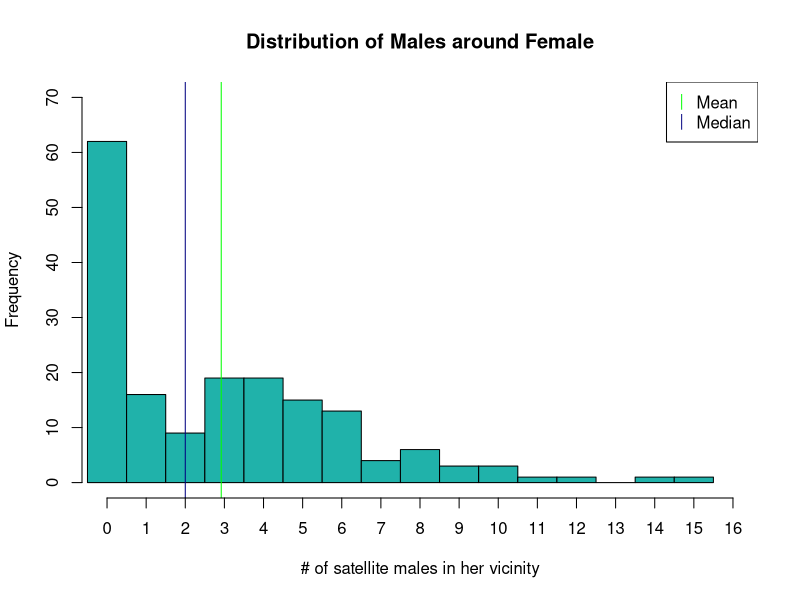
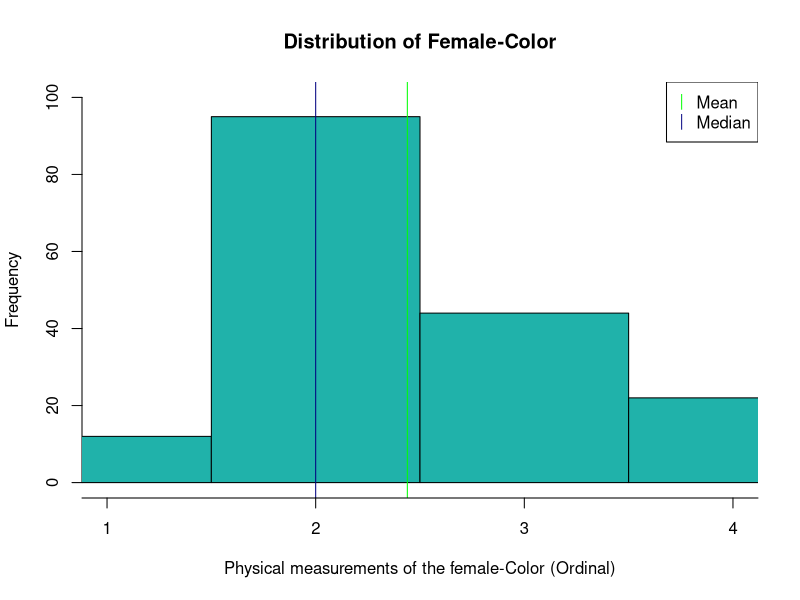
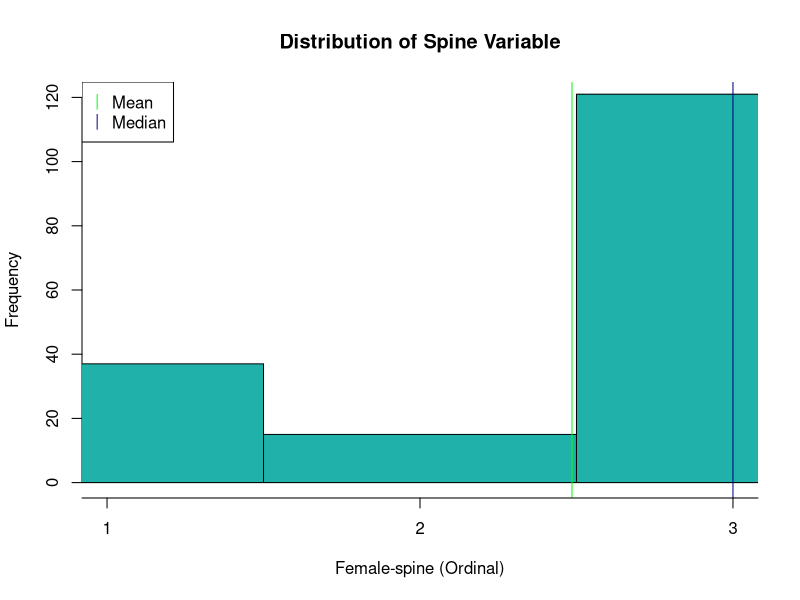
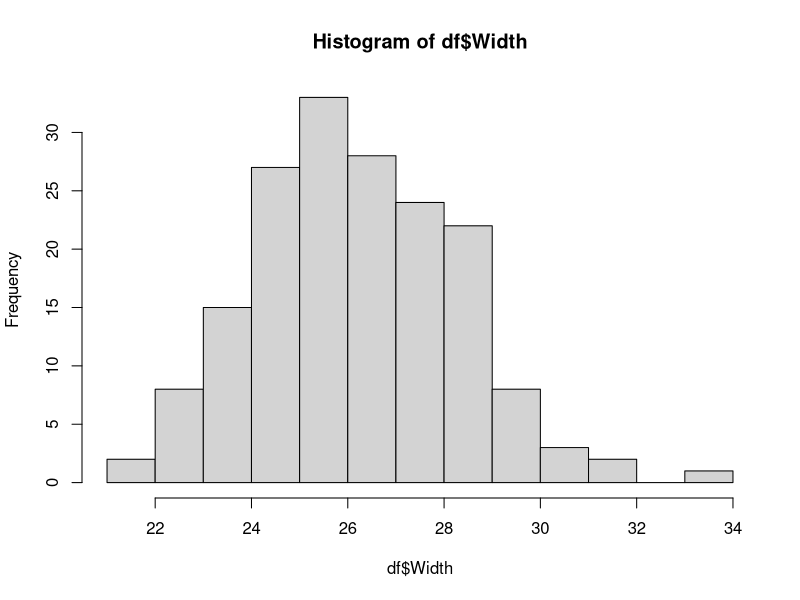
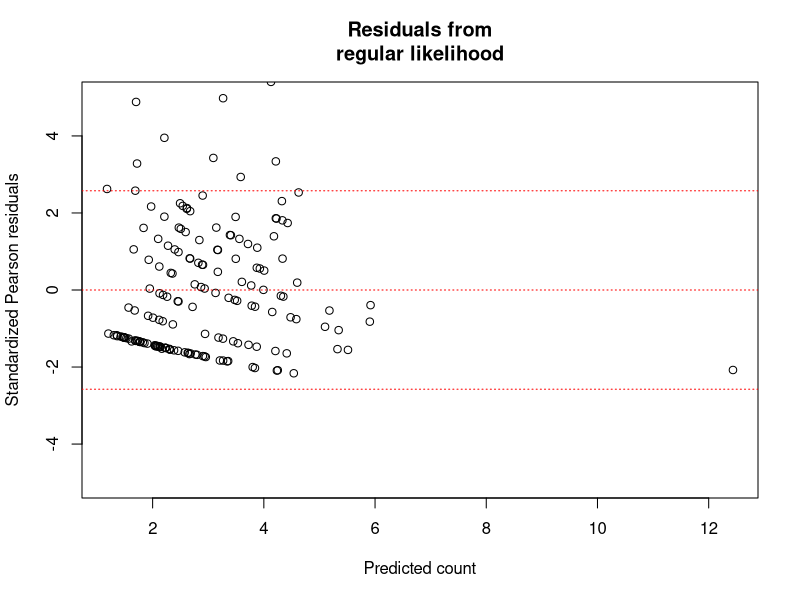

Generate these figures, in order, with R:
## ---- chunk 1
suppressMessages(library(car))
suppressMessages(library(Hmisc))
## ---- chunk 2
df = read.csv("HorseshoeCrabs.csv")
## ---- chunk 3
describe(df)
## ---- chunk 4
#sort(df$Sat)

hist(df$Sat, breaks = 0:16 - 0.5
    ,xlim = range(0:16)
    ,ylim = c(0, 70)
    ,col = "lightseagreen"
    ,xaxt = "n" #remove default x axis marker
    ,main = "Distribution of Males around Female"
    ,xlab = "# of satellite males in her vicinity"
    )

abline(v = mean(df$Sat), col = "green")
abline(v = median(df$Sat), col = "navy")

#add marker for x axis to be interger only
axis(1, at = 0:16)

legend("topright", c("Mean", "Median"), col = c("green", "navy"), pch = "|")


## ---- chunk 5
#summary(df$Color)

#sort(df$Color)

hist(df$Color, breaks = 0:5 - 0.5
    ,xlim = range(1:4)
    ,ylim = range(0:100)
    ,col = "lightseagreen"
    ,xaxt = "n" #remove x lab
    ,main = "Distribution of Female-Color"
    ,xlab = "Physical measurements of the female-Color (Ordinal)"
    )

abline(v = mean(df$Color), col = "green")
abline(v = median(df$Color), col = "navy")

#add x lab to only contain 1 to 4
axis(1, at = 0:5)

legend("topright", c("Mean", "Median"), col = c("green", "navy"), pch = "|")
## ---- chunk 6
hist(df$Spine, breaks = 0:4 - 0.5
    ,xlim = range(1:3)
    ,ylim = range(0:120)
    ,col = "lightseagreen"
    ,xaxt = "n" #remove x lab
    ,main = "Distribution of Spine Variable"
    ,xlab = "Female-spine (Ordinal)"
    )

abline(v = mean(df$Spine), col = "green")
abline(v = median(df$Spine), col = "navy")

#add x lab to only contain 1 to 4
axis(1, at = 0:4)

legend("topleft", c("Mean", "Median"), col = c("green", "navy"), pch = "|")
## ---- chunk 7
describe(df$Width)

hist(df$Width)
## ---- chunk 8

## ---- chunk 9

## ---- chunk 10

## ---- chunk 11

## ---- chunk 12
mod.pois <- glm(formula = Sat ~ Color + Spine + Width + Weight, family =
poisson(link = "log"), data = df)
summary(mod.pois)
Anova(mod.pois)
confint(mod.pois)
## ---- chunk 13
pred <- predict(mod.pois, type = "response")
# Standardized Pearson residuals
stand.resid <- rstandard(model = mod.pois, type = "pearson")
plot(x = pred, y = stand.resid, xlab = "Predicted count", ylab
= "Standardized Pearson residuals", main = "Residuals from
regular likelihood", ylim = c(-5,5))
abline(h = c(qnorm(0.995), 0, qnorm(0.005)), lty = "dotted",
col = "red")
